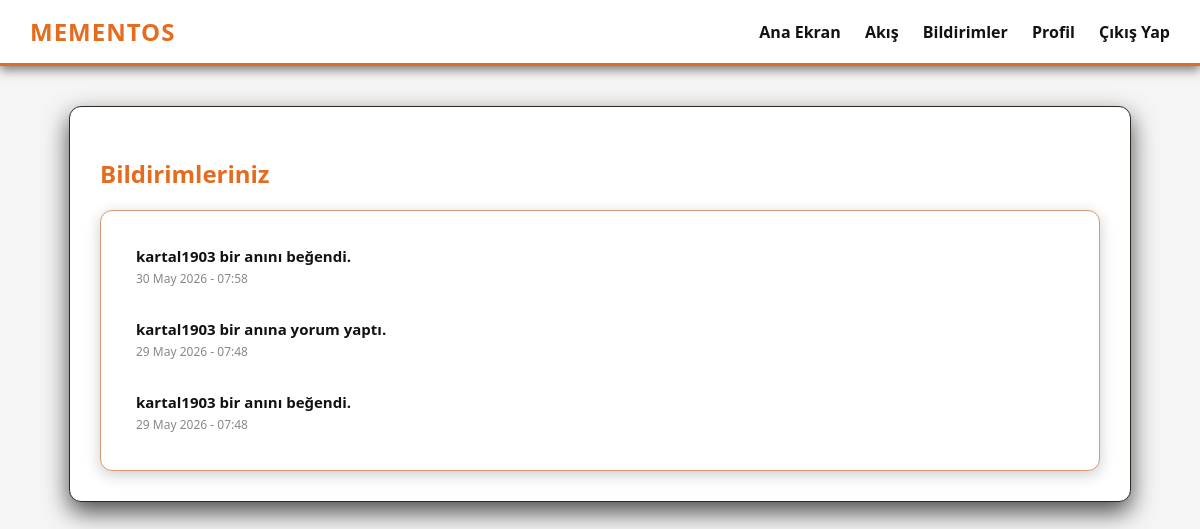
The app's page /notifications (signed in), older data.
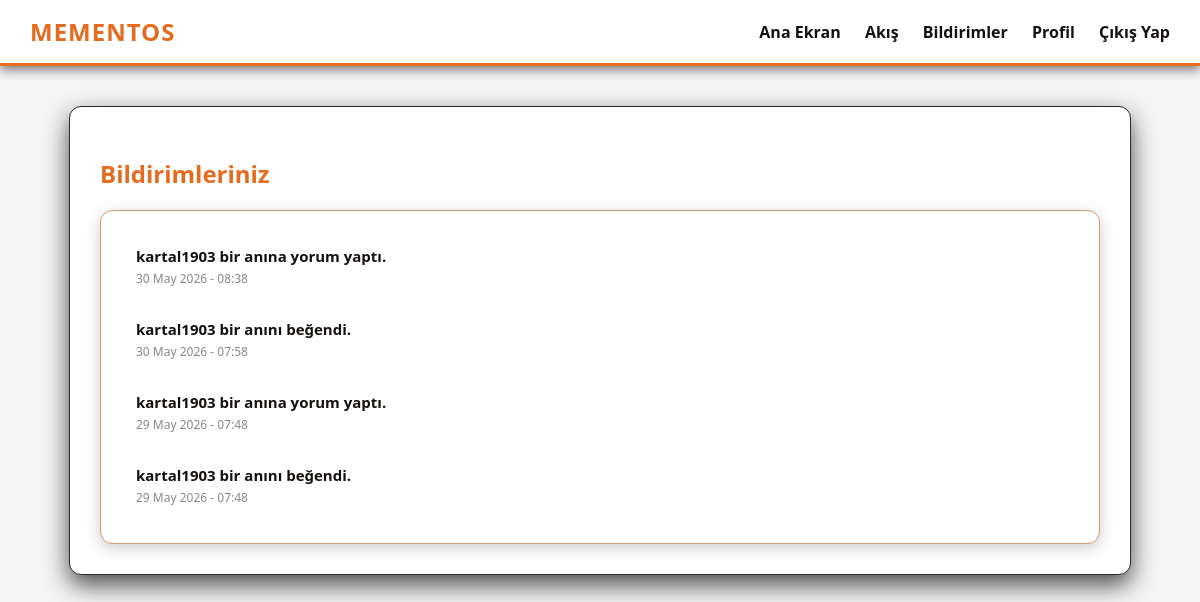
The same page, newer data.
### app/models.py (models this page shows, shortened)
class Notification(db.Model):
    id: so.Mapped[int] = so.mapped_column(primary_key=True)
    user_id: so.Mapped[int] = so.mapped_column(sa.ForeignKey(User.id), index=True)
    message: so.Mapped[str] = so.mapped_column(sa.String(256))
    link: so.Mapped[Optional[str]] = so.mapped_column(sa.String(256))
    timestamp: so.Mapped[datetime] = so.mapped_column(index=True, default=lambda: datetime.now(timezone.utc))
    is_read: so.Mapped[bool] = so.mapped_column(sa.Boolean, default=False)
    user: so.Mapped[User] = so.relationship(back_populates='notifications')

### app/main/routes.py (the view)
@bp.route('/notifications')
@login_required
def notifications():
    query = current_user.notifications.select().order_by(Notification.timestamp.desc())
    page = request.args.get('page', 1, type=int)
    pagination = db.paginate(query, page=page, per_page=20, error_out=False)
    unread = db.session.scalars(current_user.notifications.select().filter_by(is_read=False)).all()
    for notif in unread:
        notif.is_read = True
    if unread:
        db.session.commit()
    return render_template('notifications.html', title='Bildirimler', notifications=pagination.items, pagination=pagination)

### app/main/routes.py (called while the page is built)
@bp.before_request
def before_request():
    if current_user.is_authenticated:
        current_user.last_seen = datetime.now(timezone.utc)
        db.session.commit()

@bp.context_processor
def inject_notifications():
    if current_user.is_authenticated:
        unread_count = db.session.scalar(sa.select(sa.func.count(Notification.id)).where(Notification.user_id == current_user.id, Notification.is_read == False))
        return dict(unread_notifications_count=unread_count or 0)
    return dict(unread_notifications_count=0)

### app/models.py (called while the page is built)
@login.user_loader
def load_user(id):
    return db.session.get(User, int(id))

### app/templates/notifications.html (shortened to what this page needs)
{% extends "base.html" %}
{% block content %}
    <h2 style="color: var(--accent-orange); margin-bottom: 20px;">Bildirimleriniz</h2>
    <div style="background: var(--box-bg); border-radius: 12px; padding: 20px; box-shadow: 0 4px 15px rgba(0,0,0,0.2); border: 1px solid var(--accent-brown);">
        {% for notif in notifications %}
            <div style="padding: 15px; border-bottom: 1px solid rgba(255,255,255,0.1); display: flex; justify-content: space-between; align-items: center; transition: background 0.2s;" onmouseover="this.style.background='rgba(255,255,255,0.05)'" onmouseout="this.style.background='transparent'">
                <div>
                    <p style="margin: 0; color: var(--text-main); font-size: 15px;">
                        {% if notif.link %}
                            <a href="{{ notif.link }}" style="color: var(--text-main); text-decoration: none;">
                                <strong>{{ notif.message }}</strong>
                            </a>
                        {% else %}
                            <strong>{{ notif.message }}</strong>
                        {% endif %}
                    </p>
                    <span style="font-size: 12px; color: #888;">{{ notif.timestamp.strftime('%d %B %Y - %H:%M') }}</span>
                </div>
            </div>
        {% else %}
            <p style="color: #666; text-align: center; margin: 20px 0;">Henüz hiç bildiriminiz yok.</p>
        {% endfor %}
    </div>
{% endblock %}

Row changes from the older to the newer data that the page shows:
added Notification: message "kartal1903 bir anına yorum yaptı.", timestamp "30 May 2026 - 08:38"
